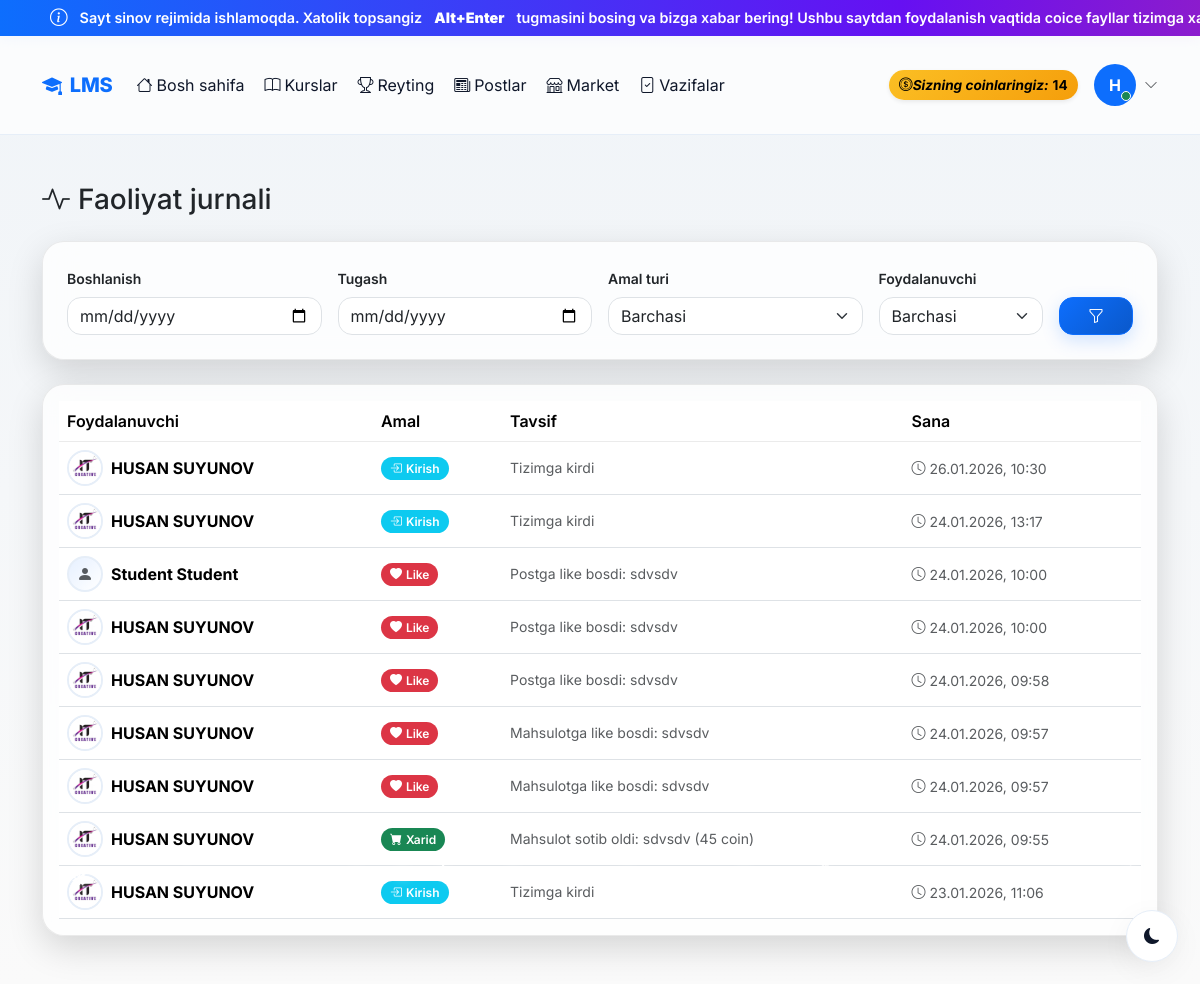
Page /dashboard/activities/ (signed in) on the committed database.
### accounts/models.py (models this page shows, shortened)
class CustomUser(AbstractUser):
    ROLE_CHOICES = (
        ('admin', 'Admin'),
        ('teacher', "O'qituvchi"),
        ('student', "O'quvchi"),
    )
    first_name = models.CharField(max_length=100, verbose_name="Ism")
    last_name = models.CharField(max_length=100, verbose_name="Familiya")
    phone = models.CharField(max_length=20, unique=True, verbose_name="Telefon raqam")
    role = models.CharField(
        max_length=20,
        choices=ROLE_CHOICES,
        default='student',
        verbose_name="Rol"
    )
    photo = models.ImageField(
        upload_to='profiles/',
        blank=True,
        null=True,
        verbose_name="Profil rasmi"
    )
    profession = models.ForeignKey(
        'Profession',
        on_delete=models.SET_NULL,
        null=True,
        blank=True,
        related_name='students',
        verbose_name="Yo'nalish"
    )
    is_blocked = models.BooleanField(default=False, verbose_name="Bloklangan")
    last_activity = models.DateTimeField(null=True, blank=True, verbose_name="Oxirgi faollik")
    bio = models.TextField(blank=True, null=True, verbose_name="O'zi haqida")
    coins = models.IntegerField(default=0, verbose_name="Coinlar")
    total_online_time = models.IntegerField(default=0, verbose_name="Jami online vaqt (daqiqa)")
    address = models.CharField(max_length=300, blank=True, null=True, verbose_name="Yashash manzili")
    birth_date = models.DateField(null=True, blank=True, verbose_name="Tug'ilgan kuni")
    id_card = models.FileField(
        upload_to='documents/id_cards/',
        blank=True,
        null=True,
        verbose_name="ID karta / Pasport"
    )
    birth_certificate = models.FileField(
        upload_to='documents/birth_certificates/',
        blank=True,
        null=True,
        verbose_name="Tug'ilganlik haqida guvohnoma"
    )
    @property
    def is_admin(self):
        return self.role == 'admin'
    @property
    def is_teacher(self):
        return self.role == 'teacher'
    @property
    def full_name(self):
        return f"{self.first_name} {self.last_name}".strip()
    class Meta:
        verbose_name = "Foydalanuvchi"
        verbose_name_plural = "Foydalanuvchilar"

### coin/models.py (models this page shows, shortened)
class ActivityLog(models.Model):
    ACTION_TYPES = (
        ('login', 'Tizimga kirdi'),
        ('logout', 'Tizimdan chiqdi'),
        ('like_post', 'Postga like bosdi'),
        ('comment_post', 'Postga izoh qoldirdi'),
        ('like_product', 'Mahsulotga like bosdi'),
        ('comment_product', 'Mahsulotga izoh qoldirdi'),
        ('submit_homework', 'Vazifa topshirdi'),
        ('homework_graded', 'Vazifasi baholandi'),
        ('submit_test', 'Test topshirdi'),
        ('watch_video', 'Video ko‘rdi'),
        ('enroll_course', 'Kursga yozildi'),
        ('purchase_product', 'Mahsulot sotib oldi'),
        ('earn_coins', 'Coin oldi'),
    )
    user = models.ForeignKey(
        settings.AUTH_USER_MODEL,
        on_delete=models.CASCADE,
        related_name='activities'
    )
    action_type = models.CharField(max_length=30, choices=ACTION_TYPES)
    description = models.TextField(verbose_name="Tavsif")
    ip_address = models.GenericIPAddressField(null=True, blank=True)
    created_at = models.DateTimeField(auto_now_add=True)
    class Meta:
        ordering = ['-created_at']
        verbose_name = "Faollik"
        verbose_name_plural = "Faolliklar"

### coin/views.py (the view)
# urls.py: path('dashboard/activities/', views.admin_activities, name='admin_activities'),
@login_required
def admin_activities(request):
    if not request.user.is_admin:
        return redirect('home')
    activities = ActivityLog.objects.all().select_related('user')
    date_from = request.GET.get('date_from')
    date_to = request.GET.get('date_to')
    action_type = request.GET.get('action_type')
    user_id = request.GET.get('user')
    if date_from:
        from datetime import datetime
        date_from = datetime.strptime(date_from, '%Y-%m-%d')
        activities = activities.filter(created_at__date__gte=date_from)
    if date_to:
        from datetime import datetime
        date_to = datetime.strptime(date_to, '%Y-%m-%d')
        activities = activities.filter(created_at__date__lte=date_to)
    if action_type:
        activities = activities.filter(action_type=action_type)
    if user_id:
        activities = activities.filter(user_id=user_id)
    users = CustomUser.objects.all()
    action_types = ActivityLog.ACTION_TYPES
    return render(request, 'coin/admin/activities.html', {
        'activities': activities[:500],
        'users': users,
        'action_types': action_types,
    })

### coin/templates/coin/admin/activities.html (shortened to what this page needs)
{% extends 'accounts/base.html' %}
{% block content %}
<div class="container my-4 my-md-5">
<div class="d-flex justify-content-between align-items-center mb-4 flex-wrap gap-2">
    <h3 class="m-0">
        <i class="bi bi-activity me-2"></i>Faoliyat jurnali
    </h3>
</div>
<div class="ios-card mb-4">
<div class="p-4">
<form method="get" class="row g-3 align-items-end">
    <div class="col-md-3">
        <label class="form-label small fw-semibold">Boshlanish</label>
        <input type="date" name="date_from"
               class="form-control ios-input"
               value="{{ request.GET.date_from }}">
    </div>
    <div class="col-md-3">
        <label class="form-label small fw-semibold">Tugash</label>
        <input type="date" name="date_to"
               class="form-control ios-input"
               value="{{ request.GET.date_to }}">
    </div>
    <div class="col-md-3">
        <label class="form-label small fw-semibold">Amal turi</label>
        <select name="action_type" class="form-select ios-select">
            <option value="">Barchasi</option>
        </select>
    </div>
    <div class="col-md-2">
        <label class="form-label small fw-semibold">Foydalanuvchi</label>
        <select name="user" class="form-select ios-select">
            <option value="">Barchasi</option>
        </select>
    </div>
    <div class="col-md-1 d-grid">
        <button class="btn btn-primary filter-btn">
            <i class="bi bi-funnel"></i>
        </button>
    </div>
</form>
</div>
</div>
<div class="ios-card">
<div class="p-3">
<div class="table-responsive">
<table class="table align-middle mb-0">
<thead>
<tr>
    <th>Foydalanuvchi</th>
    <th>Amal</th>
    <th>Tavsif</th>
    <th>Sana</th>
</tr>
</thead>
<tbody>
{% for activity in activities %}
<tr>
<td data-label="Foydalanuvchi">
    <div class="d-flex align-items-center gap-2">
        {% if activity.user.photo %}
        <img src="{{ activity.user.photo.url }}" class="avatar">
        {% else %}
        <div class="avatar bg-secondary bg-opacity-25 d-flex align-items-center justify-content-center">
            <i class="bi bi-person-fill text-muted"></i>
        </div>
        {% endif %}
        <strong>{{ activity.user.full_name }}</strong>
    </div>
</td>
<td data-label="Amal">
{% if activity.action_type == 'login' %}
<span class="badge bg-info"><i class="bi bi-box-arrow-in-right me-1"></i>Kirish</span>
{% elif activity.action_type == 'logout' %}
<span class="badge bg-secondary"><i class="bi bi-box-arrow-right me-1"></i>Chiqish</span>
{% elif activity.action_type == 'like_product' or activity.action_type == 'like_post' %}
<span class="badge bg-danger"><i class="bi bi-heart-fill me-1"></i>Like</span>
{% elif activity.action_type == 'comment_product' or activity.action_type == 'comment_post' %}
<span class="badge bg-primary"><i class="bi bi-chat-fill me-1"></i>Izoh</span>
{% elif activity.action_type == 'purchase_product' %}
<span class="badge bg-success"><i class="bi bi-cart-fill me-1"></i>Xarid</span>
{% elif activity.action_type == 'earn_coins' %}
<span class="badge bg-warning text-dark"><i class="bi bi-coin me-1"></i>Coin</span>
{% elif activity.action_type == 'watch_video' %}
<span class="badge bg-success"><i class="bi bi-check-circle me-1"></i>Dars</span>
{% elif activity.action_type == 'submit_homework' %}
<span class="badge bg-primary"><i class="bi bi-file-earmark-check me-1"></i>Vazifa</span>
{% else %}
<span class="badge bg-light text-dark">{{ activity.action_type }}</span>
{% endif %}
</td>
<td data-label="Tavsif" class="text-muted small">
    {{ activity.description }}
</td>
<td data-label="Sana">
    <small class="text-muted">
        <i class="bi bi-clock me-1"></i>{{ activity.created_at|date:"d.m.Y, H:i" }}
    </small>
</td>
</tr>
{% endfor %}
</tbody>
</table>
</div>
</div>
</div>
</div>
{% endblock %}

### accounts/templates/accounts/base.html (shortened to what this page needs)
<!DOCTYPE html>
<html lang="uz" data-bs-theme="light">
<head>
    {% load static %}
    <link rel="stylesheet" href="{% static 'effects/weather_effect.css' %}">
    <link rel="stylesheet" href="{% static 'css/base.css' %}">
    <link href="https://cdn.jsdelivr.net/npm/bootstrap@5.3.2/dist/css/bootstrap.min.css" rel="stylesheet">
    <link href="https://cdn.jsdelivr.net/npm/bootstrap-icons@1.11.1/font/bootstrap-icons.css" rel="stylesheet">
</head>
<body>
<div class="announcement-bar" id="announcementBar">
    <div class="announcement-content">
        <span class="announcement-text" id="announcementText"></span>
    </div>
</div>
<div id="weather_effect"></div>
    <div class="theme-toggle">
        <button class="btn shadow-soft" id="themeToggle" aria-label="Toggle theme">
            <i class="bi bi-moon-fill" id="themeIcon" aria-hidden="true"></i>
        </button>
    </div>
    {% if user.is_authenticated %}
    <nav class="navbar navbar-expand-lg sticky-top">
        <div class="container main-container">
            <a class="navbar-brand d-flex align-items-center gap-2" href="{% url 'home' %}">
                <i class="bi bi-mortarboard-fill"></i>
                <span>LMS</span>
            </a>
            <div class="collapse navbar-collapse" id="navbarNav">
                <ul class="navbar-nav me-auto mb-2 mb-lg-0 align-items-lg-center gap-lg-1">
                    <li class="nav-item">
                        <a class="nav-link {% if request.resolver_match.url_name == 'home' %}active{% endif %}"
                            href="{% url 'home' %}">
                            <i class="bi bi-house me-1"></i>Bosh sahifa
                        </a>
                    </li>
                    <li class="nav-item">
                        <a class="nav-link {% if request.resolver_match.url_name and 'profession' in request.resolver_match.url_name %}active{% endif %}"
                            href="{% url 'professions' %}">
                            <i class="bi bi-book me-1"></i>Kurslar
                        </a>
                    </li>
                    <li class="nav-item">
                        <a class="nav-link {% if request.resolver_match.url_name == 'leaderboard' %}active{% endif %}"
                            href="{% url 'leaderboard' %}">
                            <i class="bi bi-trophy me-1"></i>Reyting
                        </a>
                    </li>
                    <li class="nav-item">
                        <a class="nav-link {% if request.resolver_match.app_names and 'blog' in request.resolver_match.app_names %}active{% endif %}"
                            href="{% url 'blog:post_list' %}">
                            <i class="bi bi-newspaper me-1"></i>Postlar
                        </a>
                    </li>
                    <li class="nav-item">
                        <a class="nav-link {% if 'market' in request.resolver_match.url_name %}active{% endif %}"
                            href="{% url 'coin:market_list' %}">
                            <i class="bi bi-shop me-1"></i>Market
                        </a>
                    </li>
                    {% if user.is_teacher or user.is_admin %}
                    <li class="nav-item">
                        <a class="nav-link {% if request.resolver_match.url_name == 'homework_submissions' %}active{% endif %}"
                            href="{% url 'homework_submissions' %}">
                            <i class="bi bi-file-check me-1"></i>Vazifalar
                        </a>
                    </li>
                    {% endif %}
                </ul>
                <div class="d-flex align-items-center gap-3">
                    <div class="coin-badge d-flex align-items-center gap-1 shadow-sm" title="Sizning coinlaringiz">
                        <i class="bi bi-coin">Sizning coinlaringiz: </i>
                        {{ user.coins|default:0 }}
                    </div>
                    <div class="dropdown">
                        <a class="d-flex align-items-center gap-2 text-decoration-none" data-bs-toggle="dropdown"
                            aria-expanded="false" role="button">
                            <div class="position-relative">
                                {% if user.profile.image and user.profile.image.url %}
                                <img src="{{ user.profile.image.url }}" class="rounded-circle shadow-sm"
                                    style="width:42px;height:42px;object-fit:cover"
                                    alt="{{ user.get_full_name|default:user.username }}">
                                {% elif user.avatar_url %}
                                <img src="{{ user.avatar_url }}" class="rounded-circle shadow-sm"
                                    style="width:42px;height:42px;object-fit:cover"
                                    alt="{{ user.get_full_name|default:user.username }}">
                                {% else %}
                                <div class="rounded-circle bg-primary text-white d-flex align-items-center justify-content-center fw-bold"
                                    style="width:42px;height:42px;">
                                    {{ user.get_full_name|default:user.username|slice:":1"|upper }}
                                </div>
                                {% endif %}
                                <span
                                    class="position-absolute bottom-0 end-0 translate-middle p-1 bg-success border border-white rounded-circle"></span>
                            </div>
                            <i class="bi bi-chevron-down small text-muted"></i>
                        </a>
                    </div>
                </div>
            </div>
        </div>
    </nav>
    {% endif %}
    <main class="main-container">
        {% block content %}{% endblock %}
    </main>
</body>
</html>

### rows in the picture
CustomUser: coins "14", get_full_name "H"
ActivityLog: user.photo (picture), user.full_name "HUSAN SUYUNOV", action_type "login" (drawn), description "Tizimga kirdi", created_at "26.01.2026, 10:30"
ActivityLog: user.photo (picture), user.full_name "HUSAN SUYUNOV", action_type "login" (drawn), description "Tizimga kirdi", created_at "24.01.2026, 13:17"
ActivityLog: user.full_name "Student Student", action_type "Like", description "Postga like bosdi: sdvsdv", created_at "24.01.2026, 10:00"
ActivityLog: user.photo (picture), user.full_name "HUSAN SUYUNOV", action_type "Like", description "Postga like bosdi: sdvsdv", created_at "24.01.2026, 10:00"
ActivityLog: user.photo (picture), user.full_name "HUSAN SUYUNOV", action_type "Like", description "Postga like bosdi: sdvsdv", created_at "24.01.2026, 09:58"
ActivityLog: user.photo (picture), user.full_name "HUSAN SUYUNOV", action_type "Like", description "Mahsulotga like bosdi: sdvsdv", created_at "24.01.2026, 09:57"
ActivityLog: user.photo (picture), user.full_name "HUSAN SUYUNOV", action_type "Like", description "Mahsulotga like bosdi: sdvsdv", created_at "24.01.2026, 09:57"
ActivityLog: user.photo (picture), user.full_name "HUSAN SUYUNOV", action_type "purchase_product" (drawn), description "Mahsulot sotib oldi: sdvsdv (45 coin)", created_at "24.01.2026, 09:55"
ActivityLog: user.photo (picture), user.full_name "HUSAN SUYUNOV", action_type "login" (drawn), description "Tizimga kirdi", created_at "23.01.2026, 11:06"
